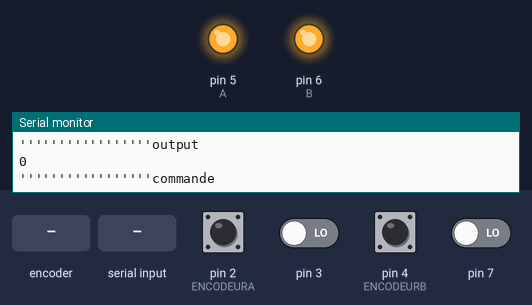
Bench run of a sketch on a simulated Arduino Uno, built with avr-gcc and run on an emulated ATmega328P. Parts: output pins drawn as LEDs (lit = HIGH), the last lines printed to the serial monitor. The inputs (shaded band) are chosen by the test bench; at power-on: pin 2 (ENCODEURA), pin 4 (ENCODEURB) HIGH, pin 3, pin 7 LOW.

Above: at 1.2 s.
1.3 s: rotary encoder on pin 2 (ENCODEURA) / pin 4 (ENCODEURB) turned 1 step (first pin leading)
At 1.76 s:
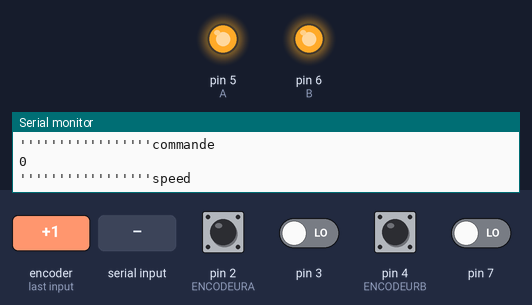
3.3 s: "90,45\n" received over Serial
At 5.7 s:
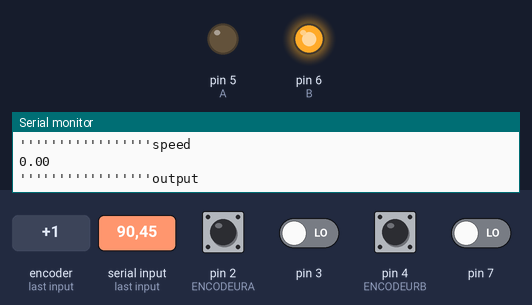
12.3 s: rotary encoder on pin 2 (ENCODEURA) / pin 4 (ENCODEURB) turned 1 step (first pin leading)
At 14.0 s:
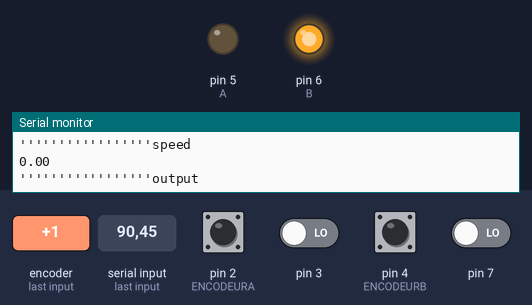
Timing chart, 0 to 15.5 s (numbered marks = the images above; inputs shaded):
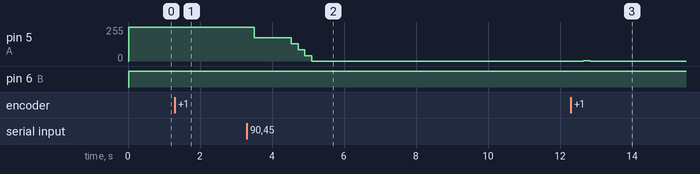

The sketch:

encodeur3.0.ino
```cpp
// Manipulation des ports
// PIND :  RX TX 2 3 4 5 6 7
// https://www.arduino.cc/en/Reference/PortManipulation


#include <PID_v1.h>  // Pour le PID
#include <TimerOne.h> // Pour le timer


#define ENCODEURA 2
#define ENCODEURB 4
#define A 5       // Contrôle vitesse moteur 1
#define B 6       //controle direction moteur 1


double Setpoint, Input, Output;


double Kp=0.8, Ki=10, Kd=0.1;


PID PID(&Input, &Output, &Setpoint, Kp, Ki, Kd, DIRECT);

// volatile => pour toute variable qui sera utilise dans les interruptions

volatile int count =0;  // comptage de tick d'encoder qui sera incrémenté
                        //sur interruption " On change " sur l'interruption 1
volatile double speed =0; // vitesse du moteur

volatile unsigned long time0=0;  // stock un temps à un instant donné
volatile unsigned long timer=0; // variable qui va contenir le derniers temps enregistré via millis
volatile byte laststate =0;  // etat précédent de l'encodeur


volatile int commande=0; // consigne pour le moteur

int valeur;  //lecture de la consigne via le moniteur serie


void setup()
{

  //initialisation moniteur serie
  Serial.begin(9600);       // facultatif uniquement pour feedback

// on initialise les entrées et sorties
 pinMode(ENCODEURA, INPUT_PULLUP);
 pinMode(ENCODEURB, INPUT_PULLUP);

pinMode(A, OUTPUT);
pinMode(B, OUTPUT);
 // +> moteurs à l'arret


  // Encoder quadrature counter
  attachInterrupt(0,counter, CHANGE);
  Timer1.initialize(100000); // set a timer of length 100000 microseconds
                      //(or 0.1 sec - or 10Hz => the led will blink 5 times, 5 cycles of on-and-off, per second)
  Timer1.attachInterrupt( timerIsr );

  // PID
  Input = 0;
  Setpoint = 0;
  //active le PID
  PID.SetMode(AUTOMATIC);
  PID.SetOutputLimits(-255, 255);
}

void loop(){

if(Serial.available()){
  valeur=Serial.parseInt();  //récupération des caractères sur le port série
 if(valeur!=0){
 commande = valeur;
}
}

    Setpoint=commande;
    Input=speed;
    PID.Compute();
    int output=(int)Output;


    Serial.println("commande");
    Serial.println(commande);               // à commenter, utilisé pour débug
    Serial.print("'''''''''''''''''");      // à commenter, utilisé pour débug

    Serial.println("speed");
    Serial.println(speed);               // à commenter, utilisé pour débug
   Serial.print("'''''''''''''''''");      // à commenter, utilisé pour débug

    Serial.println("output");
    Serial.println(output);               // à commenter, utilisé pour débug
    Serial.print("'''''''''''''''''");      // à commenter, utilisé pour débug


//utilisation de la sortie du PID pour asservir les moteurs
if(output>=0){
  advance(255-output);
}
if(output<0){
  back_off(abs(output));
}

  timer = millis();
  if( (timer-time0)>10000)
  {
    commande= 0;
    time0=timer;
    //Timeout !

  }
}


void advance(int a) // En avant
{
analogWrite (A,a); // Contrôle de vitesse en PWM
digitalWrite(B,HIGH);
}

void back_off (int a) // En arrière
{
analogWrite (A,a);
digitalWrite(B,LOW);
}

// Encoder counter 0

void counter()
{
  byte state=PIND;

  state|=B11101011;  // mask pour ne regarder que les changements sur 2 et 4
  // Modifier le MASK  B01111011 par BXXXXXXXX mettre des 0 là où sont les pins utilisés par l'encodeur
  if( state!=laststate)
  {
    (((state&(1<<ENCODEURA))>>ENCODEURA)^((state&(1<<ENCODEURB))>>ENCODEURB))?count--:count++;
    laststate=state;
  }
}


// Timer pour calculer la vitesse grace aux encodeurs

void timerIsr()
{
    speed=count;
    count=0;
}
```

Measured:
- after the input at 1.3 s, pin 5 (A): 255/255 → 253/255 after 0.19 s, → 255/255 0.18 s later, → 254/255 0.18 s later
- after the input at 3.3 s, pin 5 (A): moves from 254/255 to 0/255 over 1.6 s, starting after 0.21 s
- after the input at 12.3 s, pin 5 (A): 0/255 → 1/255 after 0.35 s, → 0/255 0.19 s later
